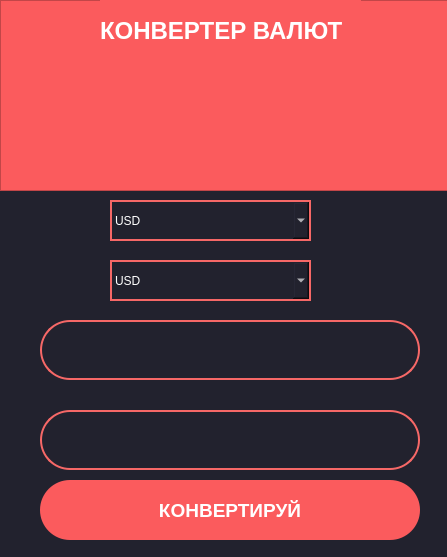
<?xml version="1.0" encoding="UTF-8"?>
<ui version="4.0">
 <class>MainWindow</class>
 <widget class="QMainWindow" name="MainWindow">
  <property name="geometry">
   <rect>
    <x>0</x>
    <y>0</y>
    <width>447</width>
    <height>557</height>
   </rect>
  </property>
  <property name="windowTitle">
   <string>MainWindow</string>
  </property>
  <widget class="QWidget" name="centralwidget">
   <property name="styleSheet">
    <string notr="true">background-color:#22222e;
</string>
   </property>
   <widget class="QFrame" name="frame">
    <property name="geometry">
     <rect>
      <x>0</x>
      <y>0</y>
      <width>451</width>
      <height>191</height>
     </rect>
    </property>
    <property name="styleSheet">
     <string notr="true">background-color:#fb5b5d;</string>
    </property>
    <property name="frameShape">
     <enum>QFrame::StyledPanel</enum>
    </property>
    <property name="frameShadow">
     <enum>QFrame::Raised</enum>
    </property>
    <widget class="QLabel" name="label">
     <property name="geometry">
      <rect>
       <x>100</x>
       <y>0</y>
       <width>261</width>
       <height>61</height>
      </rect>
     </property>
     <property name="font">
      <font>
       <pointsize>18</pointsize>
       <weight>75</weight>
       <bold>true</bold>
      </font>
     </property>
     <property name="styleSheet">
      <string notr="true">color:white
</string>
     </property>
     <property name="text">
      <string>КОНВЕРТЕР ВАЛЮТ</string>
     </property>
    </widget>
    <widget class="QLabel" name="label_2">
     <property name="geometry">
      <rect>
       <x>140</x>
       <y>50</y>
       <width>161</width>
       <height>121</height>
      </rect>
     </property>
     <property name="text">
      <string/>
     </property>
     <property name="pixmap">
      <pixmap>banknotespaymentmoney_billetesdebanco_pag_3773.png</pixmap>
     </property>
    </widget>
   </widget>
   <widget class="QLineEdit" name="output_amount">
    <property name="geometry">
     <rect>
      <x>40</x>
      <y>410</y>
      <width>380</width>
      <height>60</height>
     </rect>
    </property>
    <property name="font">
     <font>
      <pointsize>14</pointsize>
      <weight>75</weight>
      <bold>true</bold>
     </font>
    </property>
    <property name="styleSheet">
     <string notr="true">background-color: #22222e;
border: 2px solid #f66867 ;
border-radius: 30;
color:white;</string>
    </property>
    <property name="text">
     <string/>
    </property>
    <property name="alignment">
     <set>Qt::AlignCenter</set>
    </property>
   </widget>
   <widget class="QPushButton" name="pushButton">
    <property name="geometry">
     <rect>
      <x>40</x>
      <y>480</y>
      <width>380</width>
      <height>60</height>
     </rect>
    </property>
    <property name="font">
     <font>
      <pointsize>14</pointsize>
      <weight>75</weight>
      <bold>true</bold>
     </font>
    </property>
    <property name="styleSheet">
     <string notr="true">QPushButton{
	color:white;
	background-color: #fb5b5d;
	border-radius: 30;
}
QPushButton:pressed{
	background-color:#fa4244;
}</string>
    </property>
    <property name="text">
     <string>КОНВЕРТИРУЙ</string>
    </property>
   </widget>
   <widget class="QComboBox" name="first_box">
    <property name="geometry">
     <rect>
      <x>110</x>
      <y>200</y>
      <width>201</width>
      <height>41</height>
     </rect>
    </property>
    <property name="styleSheet">
     <string notr="true">background-color: #22222e;
border: 2px solid #f66867 ;
color:white;ZAR</string>
    </property>
    <item>
     <property name="text">
      <string>USD</string>
     </property>
    </item>
    <item>
     <property name="text">
      <string>JPY</string>
     </property>
    </item>
    <item>
     <property name="text">
      <string>BGN</string>
     </property>
    </item>
    <item>
     <property name="text">
      <string>CYP</string>
     </property>
    </item>
    <item>
     <property name="text">
      <string>CZK</string>
     </property>
    </item>
    <item>
     <property name="text">
      <string>DKK</string>
     </property>
    </item>
    <item>
     <property name="text">
      <string>EEK</string>
     </property>
    </item>
    <item>
     <property name="text">
      <string>GBP</string>
     </property>
    </item>
    <item>
     <property name="text">
      <string>HUF</string>
     </property>
    </item>
    <item>
     <property name="text">
      <string>LTL</string>
     </property>
    </item>
    <item>
     <property name="text">
      <string>LVL</string>
     </property>
    </item>
    <item>
     <property name="text">
      <string>MTL</string>
     </property>
    </item>
    <item>
     <property name="text">
      <string>PLN</string>
     </property>
    </item>
    <item>
     <property name="text">
      <string>ROL</string>
     </property>
    </item>
    <item>
     <property name="text">
      <string>RON</string>
     </property>
    </item>
    <item>
     <property name="text">
      <string>SEK</string>
     </property>
    </item>
    <item>
     <property name="text">
      <string>SIT</string>
     </property>
    </item>
    <item>
     <property name="text">
      <string>SKK</string>
     </property>
    </item>
    <item>
     <property name="text">
      <string>CHF</string>
     </property>
    </item>
    <item>
     <property name="text">
      <string>ISK</string>
     </property>
    </item>
    <item>
     <property name="text">
      <string>NOK</string>
     </property>
    </item>
    <item>
     <property name="text">
      <string>HRK</string>
     </property>
    </item>
    <item>
     <property name="text">
      <string>TRL</string>
     </property>
    </item>
    <item>
     <property name="text">
      <string>TRY</string>
     </property>
    </item>
    <item>
     <property name="text">
      <string>AUD</string>
     </property>
    </item>
    <item>
     <property name="text">
      <string>BRL</string>
     </property>
    </item>
    <item>
     <property name="text">
      <string>CAD</string>
     </property>
    </item>
    <item>
     <property name="text">
      <string>CNY</string>
     </property>
    </item>
    <item>
     <property name="text">
      <string>HKD</string>
     </property>
    </item>
    <item>
     <property name="text">
      <string>IDR</string>
     </property>
    </item>
    <item>
     <property name="text">
      <string>ILS</string>
     </property>
    </item>
    <item>
     <property name="text">
      <string>INR</string>
     </property>
    </item>
    <item>
     <property name="text">
      <string>KRW</string>
     </property>
    </item>
    <item>
     <property name="text">
      <string>MXN</string>
     </property>
    </item>
    <item>
     <property name="text">
      <string>MYR</string>
     </property>
    </item>
    <item>
     <property name="text">
      <string>NZD</string>
     </property>
    </item>
    <item>
     <property name="text">
      <string>PHP</string>
     </property>
    </item>
    <item>
     <property name="text">
      <string>SGD</string>
     </property>
    </item>
    <item>
     <property name="text">
      <string>THB</string>
     </property>
    </item>
    <item>
     <property name="text">
      <string>ZAR</string>
     </property>
    </item>
    <item>
     <property name="text">
      <string>EUR</string>
     </property>
    </item>
    <item>
     <property name="text">
      <string>RUB</string>
     </property>
    </item>
   </widget>
   <widget class="QLineEdit" name="input_price">
    <property name="geometry">
     <rect>
      <x>40</x>
      <y>320</y>
      <width>380</width>
      <height>60</height>
     </rect>
    </property>
    <property name="font">
     <font>
      <pointsize>14</pointsize>
      <weight>75</weight>
      <bold>true</bold>
     </font>
    </property>
    <property name="styleSheet">
     <string notr="true">background-color: #22222e;
border: 2px solid #f66867 ;
border-radius: 30;
color:white;</string>
    </property>
    <property name="text">
     <string/>
    </property>
    <property name="alignment">
     <set>Qt::AlignCenter</set>
    </property>
   </widget>
   <widget class="QComboBox" name="second_box">
    <property name="geometry">
     <rect>
      <x>110</x>
      <y>260</y>
      <width>201</width>
      <height>41</height>
     </rect>
    </property>
    <property name="styleSheet">
     <string notr="true">background-color: #22222e;
border: 2px solid #f66867 ;
color:white;ZAR</string>
    </property>
    <item>
     <property name="text">
      <string>USD</string>
     </property>
    </item>
    <item>
     <property name="text">
      <string>JPY</string>
     </property>
    </item>
    <item>
     <property name="text">
      <string>BGN</string>
     </property>
    </item>
    <item>
     <property name="text">
      <string>CYP</string>
     </property>
    </item>
    <item>
     <property name="text">
      <string>CZK</string>
     </property>
    </item>
    <item>
     <property name="text">
      <string>DKK</string>
     </property>
    </item>
    <item>
     <property name="text">
      <string>EEK</string>
     </property>
    </item>
    <item>
     <property name="text">
      <string>GBP</string>
     </property>
    </item>
    <item>
     <property name="text">
      <string>HUF</string>
     </property>
    </item>
    <item>
     <property name="text">
      <string>LTL</string>
     </property>
    </item>
    <item>
     <property name="text">
      <string>LVL</string>
     </property>
    </item>
    <item>
     <property name="text">
      <string>MTL</string>
     </property>
    </item>
    <item>
     <property name="text">
      <string>PLN</string>
     </property>
    </item>
    <item>
     <property name="text">
      <string>ROL</string>
     </property>
    </item>
    <item>
     <property name="text">
      <string>RON</string>
     </property>
    </item>
    <item>
     <property name="text">
      <string>SEK</string>
     </property>
    </item>
    <item>
     <property name="text">
      <string>SIT</string>
     </property>
    </item>
    <item>
     <property name="text">
      <string>SKK</string>
     </property>
    </item>
    <item>
     <property name="text">
      <string>CHF</string>
     </property>
    </item>
    <item>
     <property name="text">
      <string>ISK</string>
     </property>
    </item>
    <item>
     <property name="text">
      <string>NOK</string>
     </property>
    </item>
    <item>
     <property name="text">
      <string>HRK</string>
     </property>
    </item>
    <item>
     <property name="text">
      <string>TRL</string>
     </property>
    </item>
    <item>
     <property name="text">
      <string>TRY</string>
     </property>
    </item>
    <item>
     <property name="text">
      <string>AUD</string>
     </property>
    </item>
    <item>
     <property name="text">
      <string>BRL</string>
     </property>
    </item>
    <item>
     <property name="text">
      <string>CAD</string>
     </property>
    </item>
    <item>
     <property name="text">
      <string>CNY</string>
     </property>
    </item>
    <item>
     <property name="text">
      <string>HKD</string>
     </property>
    </item>
    <item>
     <property name="text">
      <string>IDR</string>
     </property>
    </item>
    <item>
     <property name="text">
      <string>ILS</string>
     </property>
    </item>
    <item>
     <property name="text">
      <string>INR</string>
     </property>
    </item>
    <item>
     <property name="text">
      <string>KRW</string>
     </property>
    </item>
    <item>
     <property name="text">
      <string>MXN</string>
     </property>
    </item>
    <item>
     <property name="text">
      <string>MYR</string>
     </property>
    </item>
    <item>
     <property name="text">
      <string>NZD</string>
     </property>
    </item>
    <item>
     <property name="text">
      <string>PHP</string>
     </property>
    </item>
    <item>
     <property name="text">
      <string>SGD</string>
     </property>
    </item>
    <item>
     <property name="text">
      <string>THB</string>
     </property>
    </item>
    <item>
     <property name="text">
      <string>ZAR</string>
     </property>
    </item>
    <item>
     <property name="text">
      <string>EUR</string>
     </property>
    </item>
    <item>
     <property name="text">
      <string>RUB</string>
     </property>
    </item>
   </widget>
  </widget>
 </widget>
 <resources/>
 <connections/>
</ui>
